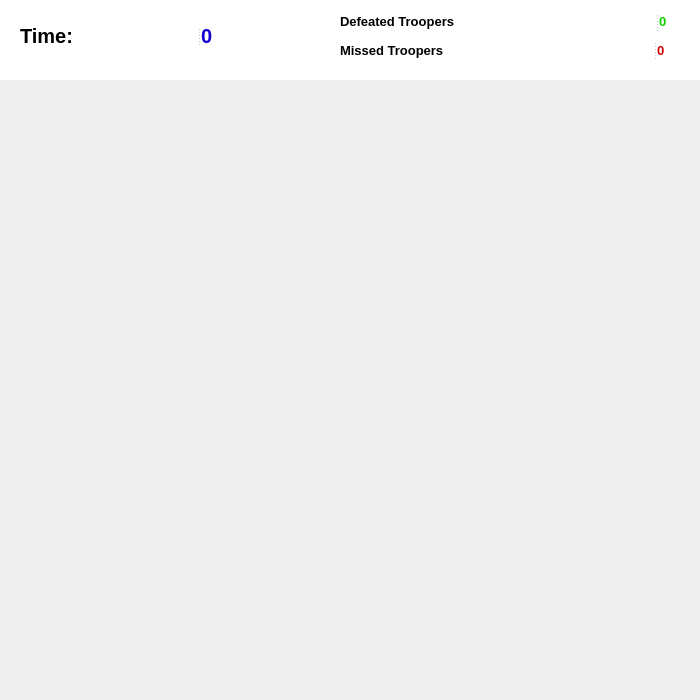
<?xml version="1.0" encoding="UTF-8"?>
<ui version="4.0">
 <class>Dialog</class>
 <widget class="QDialog" name="Dialog">
  <property name="geometry">
   <rect>
    <x>0</x>
    <y>0</y>
    <width>700</width>
    <height>700</height>
   </rect>
  </property>
  <property name="windowTitle">
   <string>Dialog</string>
  </property>
  <widget class="QWidget" name="widget" native="true">
   <property name="geometry">
    <rect>
     <x>-10</x>
     <y>0</y>
     <width>1061</width>
     <height>80</height>
    </rect>
   </property>
   <property name="styleSheet">
    <string notr="true">background-color: rgb(255, 255, 255);</string>
   </property>
   <widget class="QSplitter" name="splitter">
    <property name="geometry">
     <rect>
      <x>30</x>
      <y>10</y>
      <width>221</width>
      <height>51</height>
     </rect>
    </property>
    <property name="orientation">
     <enum>Qt::Orientation::Horizontal</enum>
    </property>
    <widget class="QLabel" name="label">
     <property name="font">
      <font>
       <pointsize>15</pointsize>
       <bold>true</bold>
      </font>
     </property>
     <property name="text">
      <string>Time:</string>
     </property>
    </widget>
    <widget class="QLabel" name="sure">
     <property name="palette">
      <palette>
       <active>
        <colorrole role="WindowText">
         <brush brushstyle="SolidPattern">
          <color alpha="255">
           <red>17</red>
           <green>0</green>
           <blue>208</blue>
          </color>
         </brush>
        </colorrole>
        <colorrole role="Button">
         <brush brushstyle="SolidPattern">
          <color alpha="255">
           <red>255</red>
           <green>255</green>
           <blue>255</blue>
          </color>
         </brush>
        </colorrole>
        <colorrole role="Base">
         <brush brushstyle="SolidPattern">
          <color alpha="255">
           <red>255</red>
           <green>255</green>
           <blue>255</blue>
          </color>
         </brush>
        </colorrole>
        <colorrole role="Window">
         <brush brushstyle="SolidPattern">
          <color alpha="255">
           <red>255</red>
           <green>255</green>
           <blue>255</blue>
          </color>
         </brush>
        </colorrole>
       </active>
       <inactive>
        <colorrole role="WindowText">
         <brush brushstyle="SolidPattern">
          <color alpha="255">
           <red>17</red>
           <green>0</green>
           <blue>208</blue>
          </color>
         </brush>
        </colorrole>
        <colorrole role="Button">
         <brush brushstyle="SolidPattern">
          <color alpha="255">
           <red>255</red>
           <green>255</green>
           <blue>255</blue>
          </color>
         </brush>
        </colorrole>
        <colorrole role="Base">
         <brush brushstyle="SolidPattern">
          <color alpha="255">
           <red>255</red>
           <green>255</green>
           <blue>255</blue>
          </color>
         </brush>
        </colorrole>
        <colorrole role="Window">
         <brush brushstyle="SolidPattern">
          <color alpha="255">
           <red>255</red>
           <green>255</green>
           <blue>255</blue>
          </color>
         </brush>
        </colorrole>
       </inactive>
       <disabled>
        <colorrole role="Button">
         <brush brushstyle="SolidPattern">
          <color alpha="255">
           <red>255</red>
           <green>255</green>
           <blue>255</blue>
          </color>
         </brush>
        </colorrole>
        <colorrole role="Base">
         <brush brushstyle="SolidPattern">
          <color alpha="255">
           <red>255</red>
           <green>255</green>
           <blue>255</blue>
          </color>
         </brush>
        </colorrole>
        <colorrole role="Window">
         <brush brushstyle="SolidPattern">
          <color alpha="255">
           <red>255</red>
           <green>255</green>
           <blue>255</blue>
          </color>
         </brush>
        </colorrole>
       </disabled>
      </palette>
     </property>
     <property name="font">
      <font>
       <pointsize>15</pointsize>
       <bold>true</bold>
      </font>
     </property>
     <property name="text">
      <string>0</string>
     </property>
    </widget>
   </widget>
   <widget class="QWidget" name="">
    <property name="geometry">
     <rect>
      <x>350</x>
      <y>10</y>
      <width>341</width>
      <height>51</height>
     </rect>
    </property>
    <layout class="QVBoxLayout" name="verticalLayout">
     <item>
      <widget class="QSplitter" name="splitter_2">
       <property name="font">
        <font>
         <pointsize>9</pointsize>
        </font>
       </property>
       <property name="orientation">
        <enum>Qt::Orientation::Horizontal</enum>
       </property>
       <widget class="QLabel" name="label_2">
        <property name="font">
         <font>
          <pointsize>10</pointsize>
          <bold>true</bold>
         </font>
        </property>
        <property name="text">
         <string>Defeated Troopers</string>
        </property>
       </widget>
       <widget class="QLabel" name="defeatedTroopers">
        <property name="palette">
         <palette>
          <active>
           <colorrole role="WindowText">
            <brush brushstyle="SolidPattern">
             <color alpha="255">
              <red>14</red>
              <green>208</green>
              <blue>0</blue>
             </color>
            </brush>
           </colorrole>
           <colorrole role="Button">
            <brush brushstyle="SolidPattern">
             <color alpha="255">
              <red>255</red>
              <green>255</green>
              <blue>255</blue>
             </color>
            </brush>
           </colorrole>
           <colorrole role="Base">
            <brush brushstyle="SolidPattern">
             <color alpha="255">
              <red>255</red>
              <green>255</green>
              <blue>255</blue>
             </color>
            </brush>
           </colorrole>
           <colorrole role="Window">
            <brush brushstyle="SolidPattern">
             <color alpha="255">
              <red>255</red>
              <green>255</green>
              <blue>255</blue>
             </color>
            </brush>
           </colorrole>
          </active>
          <inactive>
           <colorrole role="WindowText">
            <brush brushstyle="SolidPattern">
             <color alpha="255">
              <red>14</red>
              <green>208</green>
              <blue>0</blue>
             </color>
            </brush>
           </colorrole>
           <colorrole role="Button">
            <brush brushstyle="SolidPattern">
             <color alpha="255">
              <red>255</red>
              <green>255</green>
              <blue>255</blue>
             </color>
            </brush>
           </colorrole>
           <colorrole role="Base">
            <brush brushstyle="SolidPattern">
             <color alpha="255">
              <red>255</red>
              <green>255</green>
              <blue>255</blue>
             </color>
            </brush>
           </colorrole>
           <colorrole role="Window">
            <brush brushstyle="SolidPattern">
             <color alpha="255">
              <red>255</red>
              <green>255</green>
              <blue>255</blue>
             </color>
            </brush>
           </colorrole>
          </inactive>
          <disabled>
           <colorrole role="Button">
            <brush brushstyle="SolidPattern">
             <color alpha="255">
              <red>255</red>
              <green>255</green>
              <blue>255</blue>
             </color>
            </brush>
           </colorrole>
           <colorrole role="Base">
            <brush brushstyle="SolidPattern">
             <color alpha="255">
              <red>255</red>
              <green>255</green>
              <blue>255</blue>
             </color>
            </brush>
           </colorrole>
           <colorrole role="Window">
            <brush brushstyle="SolidPattern">
             <color alpha="255">
              <red>255</red>
              <green>255</green>
              <blue>255</blue>
             </color>
            </brush>
           </colorrole>
          </disabled>
         </palette>
        </property>
        <property name="font">
         <font>
          <pointsize>10</pointsize>
          <bold>true</bold>
         </font>
        </property>
        <property name="text">
         <string>0</string>
        </property>
       </widget>
      </widget>
     </item>
     <item>
      <widget class="QSplitter" name="splitter_3">
       <property name="orientation">
        <enum>Qt::Orientation::Horizontal</enum>
       </property>
       <widget class="QLabel" name="label_3">
        <property name="font">
         <font>
          <pointsize>10</pointsize>
          <bold>true</bold>
         </font>
        </property>
        <property name="text">
         <string>Missed Troopers</string>
        </property>
       </widget>
       <widget class="QLabel" name="missedTroopers">
        <property name="palette">
         <palette>
          <active>
           <colorrole role="WindowText">
            <brush brushstyle="SolidPattern">
             <color alpha="255">
              <red>208</red>
              <green>0</green>
              <blue>0</blue>
             </color>
            </brush>
           </colorrole>
           <colorrole role="Button">
            <brush brushstyle="SolidPattern">
             <color alpha="255">
              <red>255</red>
              <green>255</green>
              <blue>255</blue>
             </color>
            </brush>
           </colorrole>
           <colorrole role="Base">
            <brush brushstyle="SolidPattern">
             <color alpha="255">
              <red>255</red>
              <green>255</green>
              <blue>255</blue>
             </color>
            </brush>
           </colorrole>
           <colorrole role="Window">
            <brush brushstyle="SolidPattern">
             <color alpha="255">
              <red>255</red>
              <green>255</green>
              <blue>255</blue>
             </color>
            </brush>
           </colorrole>
          </active>
          <inactive>
           <colorrole role="WindowText">
            <brush brushstyle="SolidPattern">
             <color alpha="255">
              <red>208</red>
              <green>0</green>
              <blue>0</blue>
             </color>
            </brush>
           </colorrole>
           <colorrole role="Button">
            <brush brushstyle="SolidPattern">
             <color alpha="255">
              <red>255</red>
              <green>255</green>
              <blue>255</blue>
             </color>
            </brush>
           </colorrole>
           <colorrole role="Base">
            <brush brushstyle="SolidPattern">
             <color alpha="255">
              <red>255</red>
              <green>255</green>
              <blue>255</blue>
             </color>
            </brush>
           </colorrole>
           <colorrole role="Window">
            <brush brushstyle="SolidPattern">
             <color alpha="255">
              <red>255</red>
              <green>255</green>
              <blue>255</blue>
             </color>
            </brush>
           </colorrole>
          </inactive>
          <disabled>
           <colorrole role="Button">
            <brush brushstyle="SolidPattern">
             <color alpha="255">
              <red>255</red>
              <green>255</green>
              <blue>255</blue>
             </color>
            </brush>
           </colorrole>
           <colorrole role="Base">
            <brush brushstyle="SolidPattern">
             <color alpha="255">
              <red>255</red>
              <green>255</green>
              <blue>255</blue>
             </color>
            </brush>
           </colorrole>
           <colorrole role="Window">
            <brush brushstyle="SolidPattern">
             <color alpha="255">
              <red>255</red>
              <green>255</green>
              <blue>255</blue>
             </color>
            </brush>
           </colorrole>
          </disabled>
         </palette>
        </property>
        <property name="font">
         <font>
          <pointsize>10</pointsize>
          <bold>true</bold>
         </font>
        </property>
        <property name="text">
         <string>0</string>
        </property>
       </widget>
      </widget>
     </item>
    </layout>
   </widget>
  </widget>
 </widget>
 <resources/>
 <connections/>
</ui>
